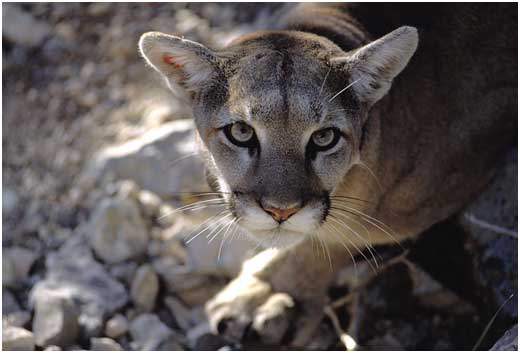
//> input picture OpenCV3编程入门/chapter1/1.jpg, 520 x 353 px
$ ./canny   (built with g++ and OpenCV 4)
//> lines starting //> are read from the running program, lines starting //| are printed output that depends on the picture
#include <opencv2/opencv.hpp>

int main(int argc, char *argv[]) {
    cv::Mat srcImage = cv::imread("../1.jpg");
//> srcImage is the input picture: 353 rows x 520 cols, CV_8UC3; mean B, G, R 84.6, 86.1, 92.7
    cv::imshow("Original", srcImage);
    cv::Mat edge, grayImage;
    cv::cvtColor(srcImage, grayImage, cv::COLOR_BGR2GRAY);
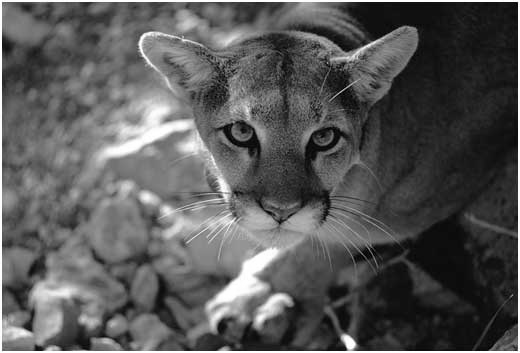
//> grayImage: 353 rows x 520 cols, CV_8UC1; min 0, max 255, mean 87.8
    cv::blur(grayImage, edge, cv::Size(3, 3));
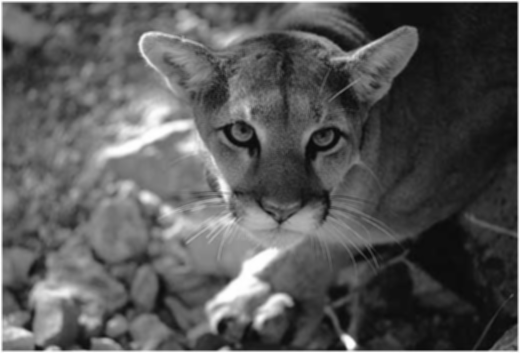
//> edge: 353 rows x 520 cols, CV_8UC1; min 10, max 255, mean 87.8
    cv::Canny(edge, edge, 3, 9, 3);
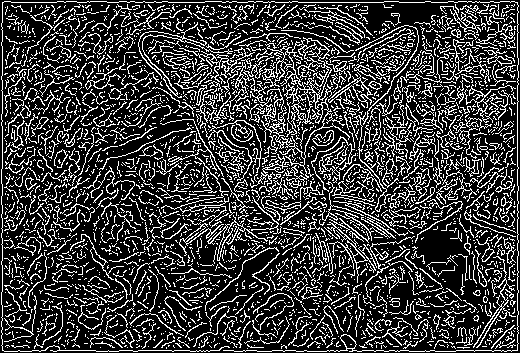
//> edge: 353 rows x 520 cols, CV_8UC1; 23.5% white in thin lines or dots
    cv::imshow("Cannied", edge);
    cv::waitKey();
    return 0;
}
